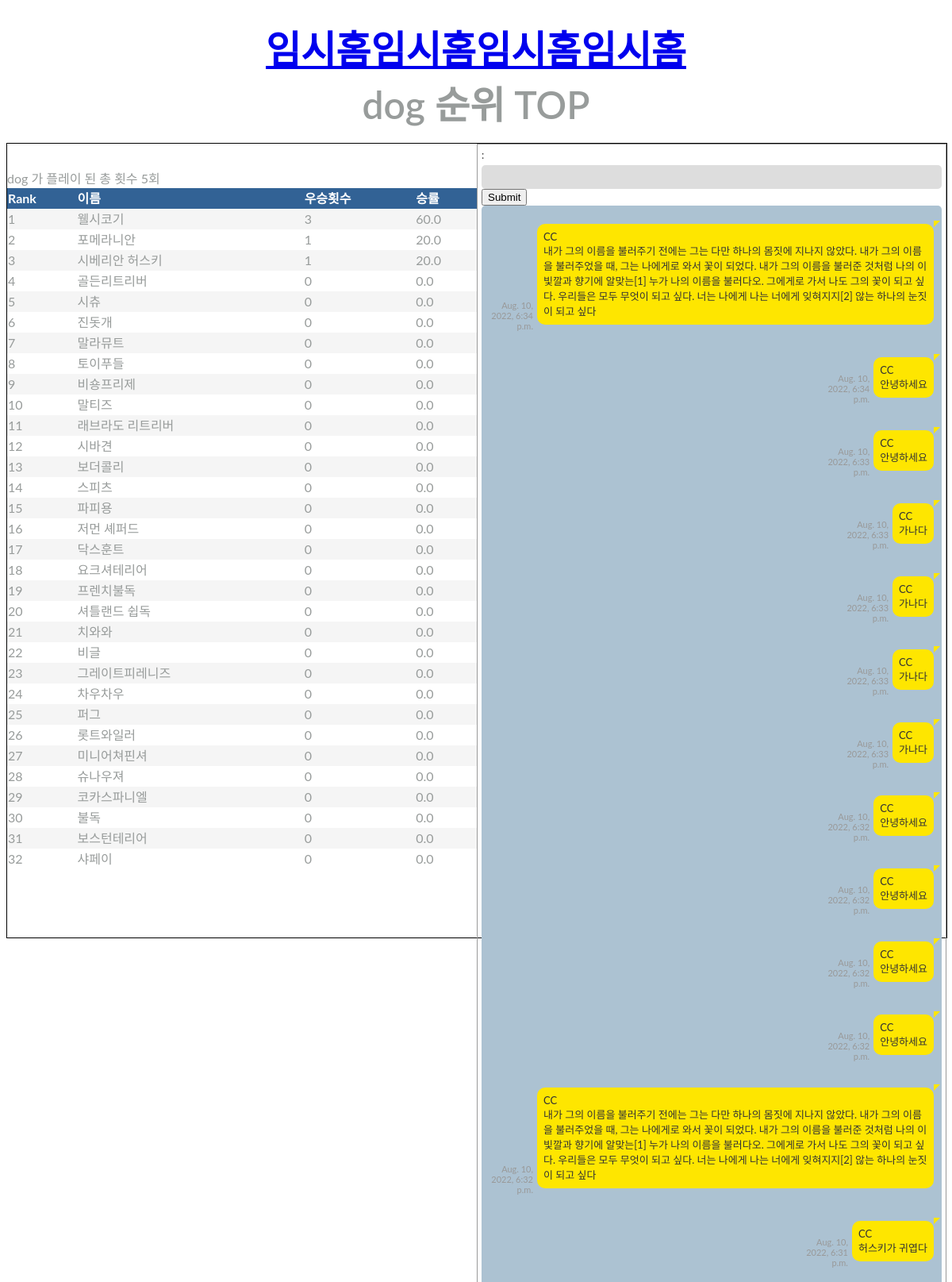
The page /ranking/dog (upper part) on the database its author committed.
### world_cupapp/models.py (models this page shows, shortened)
class All_url(models.Model):
    theme = models.CharField(max_length=200)
    name = models.CharField(max_length=200)
    url = models.TextField()
    win_num = models.PositiveIntegerField(default=0)

class Comment_test(models.Model):
    comment_num = models.BigAutoField(primary_key=True)
    username = models.CharField(max_length=200)
    theme = models.CharField(max_length=200)
    comment = models.TextField()
    hit_num = models.PositiveIntegerField(default=0)
    date = models.DateTimeField(auto_now=True)

### world_cupapp/views.py (the view)
# urls.py: path('ranking/<str:selected_theme>', views.ranking, name='ranking'),
def ranking(request,selected_theme):
    comment_objects = Comment_test.objects.filter(theme=selected_theme).order_by('-date')
    if request.method == 'POST':
        if "comment" in request.POST:
            new_comment = request.POST['comment']
            if len(new_comment)==0:pass
            else:
                username = request.session['login_ok_user']
                Comment_test(username=username,theme=selected_theme,comment=new_comment).save()
        elif "comment_order_num" in request.POST:
            comment_order_num=request.POST['comment_order_num']
            selected_comment_object=Comment_test.objects.get(comment_num=comment_order_num)
            Comment_test.update_hit_num(selected_comment_object)
        elif "lately" in request.POST:
            comment_objects = Comment_test.objects.filter(theme=selected_theme).order_by('date')
        elif "popular" in request.POST:
            comment_objects = Comment_test.objects.filter(theme=selected_theme).order_by('-hit_num')
        elif "unpopular" in request.POST:
            comment_objects = Comment_test.objects.filter(theme=selected_theme).order_by('hit_num')
    else:pass
    template = loader.get_template('ranking.html')
    list_ranking_objects = All_url.objects.all().filter(theme=selected_theme).order_by('-win_num')
    list_object = All_url.objects.filter(theme=selected_theme).values('theme').annotate(total_play=Sum('win_num'))
    theme_total_play = list_object[0]['total_play']
    win_rates=[]
    for x in list_ranking_objects:
        try:
            win_rates.append(round(x.win_num/theme_total_play,2)*100)
        except ZeroDivisionError:
            win_rates.append(0)
    context = {
        'zipped_list_ranking_objects' : zip(list_ranking_objects, win_rates),
        'selected_theme' : selected_theme,
        'theme_total_play' :theme_total_play,
        'comment_objects':comment_objects,
    }
    return HttpResponse(template.render(context, request))

### world_cupapp/templates/ranking.html (shortened to what this page needs)
<!DOCTYPE html>
<html>
    <head>
        <link rel="stylesheet" href="https://cdnjs.cloudflare.com/ajax/libs/meyer-reset/2.0/reset.min.css"/>
        {% load static %}
        <link href="{% static 'css/ranking.css' %}" rel="stylesheet" />
    </head>
<body>
    <div class="container">
        <header>
            <h1><a href="/home">임시홈임시홈임시홈임시홈</a></h1>
            <h1>{{selected_theme}} 순위 TOP</h1>
        </header>
    </div>
    <div class="two_wrap">
        <div class="wrapper">
            {{selected_theme}} 가 플레이 된 총 횟수 {{theme_total_play}}회
            <table>
                <thead>
                    <tr>
                        <th>Rank</th>
                        <th>이름</th>
                        <th>우승횟수</th>
                        <th>승률</th>
                    </tr>
                </thead>
                <tbody>
                    {% for object, rate in zipped_list_ranking_objects  %}
                    <tr>
                        <td class="rank">{{forloop.counter}}</td>
                        <td class="team">{{object.name}}</td>
                        <td class="points">{{object.win_num}}</td>
                        <td class="up-down">{{rate}}</td>
                     </tr>
                    {% endfor %}
                </tbody>
            </table>
        </div>
        <div class="chat_wrap">
            <form action="/ranking/{{selected_theme}}" method="post">
                {{request.session.login_ok_user}} :
                <input name='comment' type='text' /><input type='submit'>
            </form>
            <div class="inner">
                {% for comment_object in comment_objects %}
                <div class="item mymsg on">
                    <div class="box">
                        <p class="msg">{{comment_object.username}}<br>
                            {{comment_object.comment}}</p>
                        <span class="time">{{comment_object.date}}</span>
                    </div>
                </div>
                {% endfor %}
            </div>
        </div>
    </div>
</body>
</html>

### world_cupapp/static/css/ranking.css (style rules this page uses)
body { font-family: 'Lato', Arial, sans-serif; color: #989c9b; }
.container > header { margin: 0 auto; padding: 1em; text-align: center; }
.container > header h1 { font-weight: 600; font-size: 3em; margin: 0; }
.wrapper { line-height: 1.5em; margin: 0 auto; padding: 2em 0 3em; width: 90%; max-width: 2000px; overflow: hidden; }
table { border-collapse: collapse; width: 100%; background: #fff; }
th { background-color: #326295; font-weight: bold; color: #fff; white-space: nowrap; }
td, th { text-align: left; }
tbody tr:nth-child(2n-1) { background-color: #f5f5f5; transition: all .125s ease-in-out; }
td.rank { text-transform: capitalize; }

### rows shown on the page
All_url: name "웰시코기", win_num "3", rate "60.0"
All_url: name "포메라니안", win_num "1", rate "20.0"
All_url: name "시베리안 허스키", win_num "1", rate "20.0"
All_url: name "골든리트리버", win_num "0", rate "0.0"
All_url: name "시츄", win_num "0", rate "0.0"
All_url: name "진돗개", win_num "0", rate "0.0"
All_url: name "말라뮤트", win_num "0", rate "0.0"
All_url: name "토이푸들", win_num "0", rate "0.0"
All_url: name "비숑프리제", win_num "0", rate "0.0"
All_url: name "말티즈", win_num "0", rate "0.0"
All_url: name "래브라도 리트리버", win_num "0", rate "0.0"
All_url: name "시바견", win_num "0", rate "0.0"
All_url: name "보더콜리", win_num "0", rate "0.0"
All_url: name "스피츠", win_num "0", rate "0.0"
All_url: name "파피용", win_num "0", rate "0.0"
All_url: name "저먼 셰퍼드", win_num "0", rate "0.0"
All_url: name "닥스훈트", win_num "0", rate "0.0"
All_url: name "요크셔테리어", win_num "0", rate "0.0"
All_url: name "프렌치불독", win_num "0", rate "0.0"
All_url: name "셔틀랜드 쉽독", win_num "0", rate "0.0"
All_url: name "치와와", win_num "0", rate "0.0"
All_url: name "비글", win_num "0", rate "0.0"
All_url: name "그레이트피레니즈", win_num "0", rate "0.0"
All_url: name "차우차우", win_num "0", rate "0.0"
All_url: name "퍼그", win_num "0", rate "0.0"
All_url: name "롯트와일러", win_num "0", rate "0.0"
All_url: name "미니어쳐핀셔", win_num "0", rate "0.0"
All_url: name "슈나우져", win_num "0", rate "0.0"
All_url: name "코카스파니엘", win_num "0", rate "0.0"
All_url: name "불독", win_num "0", rate "0.0"
All_url: name "보스턴테리어", win_num "0", rate "0.0"
All_url: name "샤페이", win_num "0", rate "0.0"
Comment_test: username "CC", comment "내가 그의 이름을 불러주기 전에는 그는 다만 하나의 몸짓에 지나지 않았다. 내가 그의 이름을 불러주었을 때, 그는 나에게로 와서 꽃이 되었다. 내가 그의 이름을 불러준 것처럼 나의 이 빛깔과 향기에 알맞는[1] 누가 나의 이름을 불러다오. 그에게로 가서 나도 그의 꽃이 되고 싶다. 우리들은 모두 무엇이 되고 싶다. 너는 나에게 나는 너에게 잊혀지지[2] 않는 하나의 눈짓이 되고 싶다", date "Aug. 10, 2022, 6:34 p.m."
Comment_test: username "CC", comment "안녕하세요", date "Aug. 10, 2022, 6:34 p.m."
Comment_test: username "CC", comment "안녕하세요", date "Aug. 10, 2022, 6:33 p.m."
Comment_test: username "CC", comment "가나다", date "Aug. 10, 2022, 6:33 p.m."
Comment_test: username "CC", comment "가나다", date "Aug. 10, 2022, 6:33 p.m."
Comment_test: username "CC", comment "가나다", date "Aug. 10, 2022, 6:33 p.m."
Comment_test: username "CC", comment "가나다", date "Aug. 10, 2022, 6:33 p.m."
Comment_test: username "CC", comment "안녕하세요", date "Aug. 10, 2022, 6:32 p.m."
Comment_test: username "CC", comment "안녕하세요", date "Aug. 10, 2022, 6:32 p.m."
Comment_test: username "CC", comment "안녕하세요", date "Aug. 10, 2022, 6:32 p.m."
Comment_test: username "CC", comment "안녕하세요", date "Aug. 10, 2022, 6:32 p.m."
Comment_test: username "CC", comment "내가 그의 이름을 불러주기 전에는 그는 다만 하나의 몸짓에 지나지 않았다. 내가 그의 이름을 불러주었을 때, 그는 나에게로 와서 꽃이 되었다. 내가 그의 이름을 불러준 것처럼 나의 이 빛깔과 향기에 알맞는[1] 누가 나의 이름을 불러다오. 그에게로 가서 나도 그의 꽃이 되고 싶다. 우리들은 모두 무엇이 되고 싶다. 너는 나에게 나는 너에게 잊혀지지[2] 않는 하나의 눈짓이 되고 싶다", date "Aug. 10, 2022, 6:32 p.m."
Comment_test: username "CC", comment "허스키가 귀엽다", date "Aug. 10, 2022, 6:31 p.m."

### other values the page prints
{{ selected_theme }} "dog"
{{ theme_total_play }} "5"
